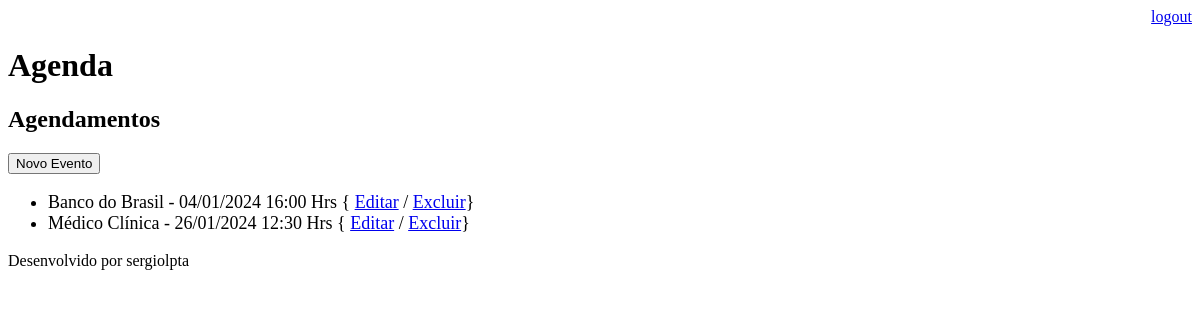
The page /agenda/ (signed in) on the database as committed earlier.
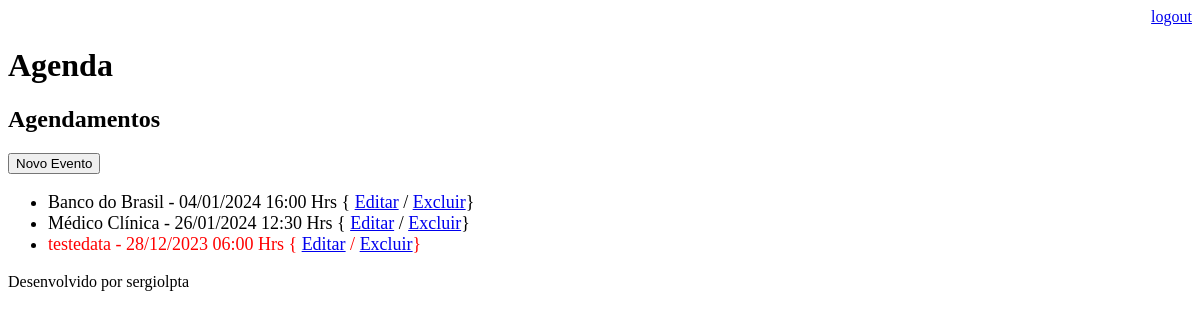
The same page on the database as committed later.
### core/models.py (models this page shows, shortened)
class Evento(models.Model):
    titulo = models.CharField(max_length=100)
    descricao = models.TextField(blank=True, null=True)
    data_evento = models.DateTimeField(verbose_name='Data do evento')
    data_criacao = models.DateTimeField(auto_now=True)
    usuario = models.ForeignKey(User, on_delete=models.CASCADE)
    class Meta:
        db_table = 'evento'
    def get_data_evento(self):
        return self.data_evento.strftime('%d/%m/%Y %H:%M Hrs')
    def get_evento_atrasado(self):
        if self.data_evento < datetime.now():
            return True
        else:
            return False

### core/views.py (the view)
# urls.py: path("agenda/", views.lista_eventos),
@login_required(login_url='/login/')
def lista_eventos(request):
    usuario = request.user
    data_atual = datetime.now() - timedelta(hours=24)
    evento = Evento.objects.filter(usuario=usuario,
                                   data_evento__gt=data_atual)
    dados = {'eventos': evento}
    return render(request, 'agenda.html', dados)

### templates/agenda.html
{% extends "model-page.html" %}
{% block content %}
    <h2>Agendamentos</h2>
    <a href="evento/">
        <button type="button">Novo Evento</button>
    </a>
    <ul style="font-size: 18px">
        {% for evento in eventos %}
            <li>
                <div style={% if evento.get_evento_atrasado %}
                              "color:red"
                            {% endif %}>
                    {{evento.titulo }} - {{evento.get_data_evento }}
                    { <a href="evento/?id={{ evento.id }}">Editar</a>
                    / <a href="evento/delete/{{ evento.id }}">Excluir</a>}
                </div>
            </li>
        {% endfor %}
    </ul>
{% endblock %}

Rows that differ between the two databases and show on the page:
added Evento: titulo "testedata", get_data_evento "28/12/2023 06:00 Hrs"
